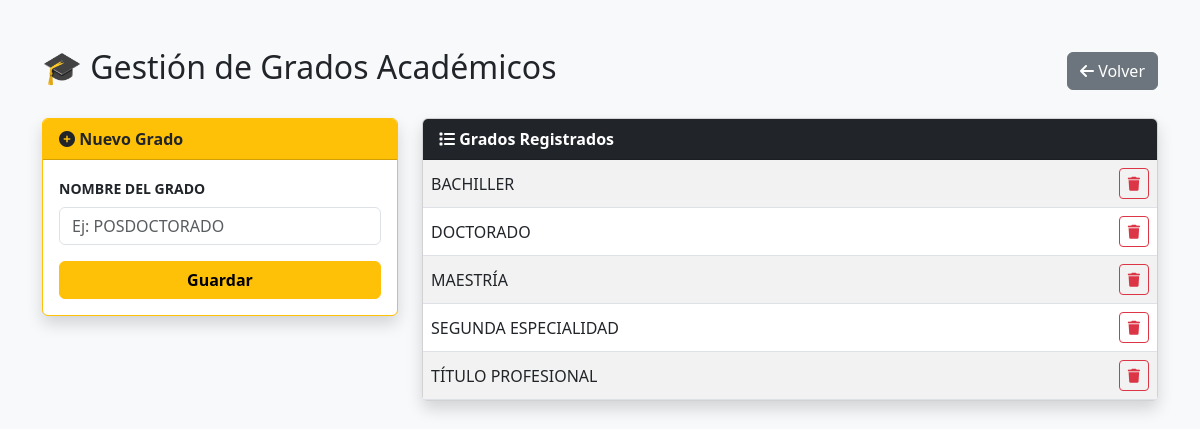
The app's page /admin/grados (signed in) with its own data.
### app.py (models this page shows)
class Grado(db.Model):
    __tablename__ = 'grados'
    id = db.Column(db.Integer, primary_key=True)
    nombre = db.Column(db.String(200), unique=True, nullable=False)

### app.py (the view)
@app.route('/admin/grados', methods=['GET', 'POST'])
def admin_grados():
    if not session.get('admin_logged_in') or not session.get('p_config'): return redirect(url_for('admin'))
    if request.method == 'POST':
        n = request.form['nombre'].strip().upper()
        if not Grado.query.filter_by(nombre=n).first():
            db.session.add(Grado(nombre=n))
            db.session.commit()
    return render_template('admin_grados.html', grados=Grado.query.order_by(Grado.nombre).all())

### templates/admin_grados.html (shortened to what this page needs)
<!DOCTYPE html>
<html lang="es">
<head>
    <link href="https://cdn.jsdelivr.net/npm/bootstrap@5.3.0/dist/css/bootstrap.min.css" rel="stylesheet">
    <link rel="stylesheet" href="https://cdnjs.cloudflare.com/ajax/libs/font-awesome/6.0.0/css/all.min.css">
</head>
<body class="bg-light">
<div class="container py-5">
    <div class="d-flex justify-content-between align-items-center mb-4">
        <h2>🎓 Gestión de Grados Académicos</h2>
        <a href="/admin" class="btn btn-secondary">
            <i class="fas fa-arrow-left"></i> Volver
        </a>
    </div>
    <div class="row">
        <div class="col-md-4 mb-4">
            <div class="card shadow border-warning">
                <div class="card-header bg-warning text-dark fw-bold">
                    <i class="fas fa-plus-circle"></i> Nuevo Grado
                </div>
                <div class="card-body">
                    <form method="POST">
                        <div class="mb-3">
                            <label class="form-label fw-bold small">NOMBRE DEL GRADO</label>
                            <input type="text" name="nombre" class="form-control" required placeholder="Ej: POSDOCTORADO" oninput="this.value = this.value.toUpperCase()">
                        </div>
                        <button class="btn btn-warning w-100 fw-bold">Guardar</button>
                    </form>
                </div>
            </div>
        </div>
        <div class="col-md-8">
            <div class="card shadow">
                <div class="card-header bg-dark text-white fw-bold">
                    <i class="fas fa-list"></i> Grados Registrados
                </div>
                <div class="card-body p-0">
                    <table class="table table-striped mb-0">
                        <tbody>
                            {% for g in grados %}
                            <tr>
                                <td class="align-middle">{{ g.nombre }}</td>
                                <td class="text-end">
                                    <a href="{{ url_for('admin_eliminar_grado', id=g.id) }}"
                                       class="btn btn-outline-danger btn-sm"
                                       onclick="return confirm('¿Borrar este grado?')">
                                        <i class="fas fa-trash"></i>
                                    </a>
                                </td>
                            </tr>
                            {% endfor %}
                        </tbody>
                    </table>
                </div>
            </div>
        </div>
    </div>
</div>
</body>
</html>

### records on screen
Grado: nombre "BACHILLER"
Grado: nombre "DOCTORADO"
Grado: nombre "MAESTRÍA"
Grado: nombre "SEGUNDA ESPECIALIDAD"
Grado: nombre "TÍTULO PROFESIONAL"
